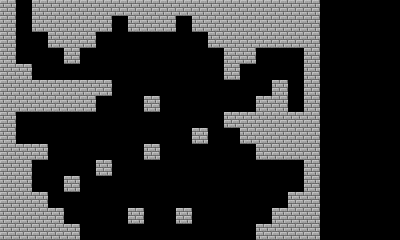

Rendered tile map (Tiled .tmx) drawn with the repository's tilesets; below, a short description and the full map source, tile grids included:
An orthogonal 25x15 tile map with 16x16 px tiles, 1 tile layer (bottom), 1 hidden layer not drawn and 18 objects (4x door, 4x pipe, 2x spikes, 2x fan, 2x laser, ...).

<map version="1.0" orientation="orthogonal" renderorder="right-down" width="25" height="15" tilewidth="16" tileheight="16" nextobjectid="27">
 <tileset firstgid="1" name="base" tilewidth="16" tileheight="16" spacing="1" tilecount="20" columns="20">
  <image source="../../graphics/objects.png" width="340" height="17" />
 </tileset>
 <layer name="top" width="25" height="15" visible="0">
  <properties>
   <property name="height" value="15" />
   <property name="width" value="25" />
  </properties>
  <data encoding="csv">
1,1,1,1,1,1,1,1,1,1,1,1,1,1,1,1,1,1,1,1,1,1,1,1,1,
1,0,0,0,0,0,0,0,0,0,0,0,0,0,0,0,0,0,0,0,0,0,0,0,1,
1,0,0,0,0,0,0,0,0,0,0,0,0,0,0,0,0,0,0,0,0,0,0,0,1,
1,0,0,0,0,0,0,0,0,0,0,0,0,0,0,0,0,0,0,0,0,0,0,0,1,
1,1,1,1,1,1,0,0,0,0,1,1,1,1,1,0,0,0,0,1,1,1,1,1,1,
1,1,1,1,1,1,1,0,0,0,0,1,1,1,0,0,0,0,1,1,1,1,1,1,1,
1,1,1,1,1,1,1,1,0,0,0,0,1,0,0,0,0,1,1,1,1,1,1,1,1,
1,1,1,1,1,1,1,1,1,0,0,0,0,0,0,0,1,1,1,1,1,1,1,1,1,
1,1,1,1,0,0,0,0,0,0,0,0,0,0,0,0,0,0,0,0,0,1,1,1,1,
1,1,1,1,0,0,0,0,0,0,0,0,0,0,0,0,0,0,0,0,0,0,1,1,1,
1,0,1,1,0,0,0,0,0,0,0,0,0,0,0,0,0,0,0,0,0,0,0,1,1,
1,0,0,0,0,0,0,0,0,1,0,1,1,1,0,1,0,0,0,0,0,0,0,0,1,
1,0,0,0,0,0,0,0,1,1,0,0,0,0,0,1,1,0,0,0,0,0,0,0,1,
1,1,1,1,0,0,0,0,1,1,0,0,0,0,0,1,1,0,0,0,0,1,1,1,1,
1,1,1,1,0,0,0,0,1,1,1,1,1,1,0,1,1,0,0,0,0,1,1,1,1
</data>
 </layer>
 <objectgroup name="topObjects" visible="0">
  <object id="1" name="door" x="192" y="48" width="16" height="16">
   <properties>
    <property name="start" value="true" />
   </properties>
  </object>
  <object id="2" name="pipe" x="224" y="224" width="16" height="16">
   <properties>
    <property name="link" value="bottom;288;96;" />
   </properties>
  </object>
  <object id="4" name="spikes" x="64" y="224" width="64" height="16" />
  <object id="5" name="spikes" x="272" y="224" width="64" height="16" />
  <object id="6" name="fan" x="160" y="176" width="16" height="16">
   <properties>
    <property name="maxheight" value="4" />
   </properties>
  </object>
  <object id="7" name="fan" x="224" y="176" width="16" height="16">
   <properties>
    <property name="maxheight" value="4" />
   </properties>
  </object>
  <object id="8" name="laser" x="64" y="16" width="16" height="16">
   <properties>
    <property name="height" value="3" />
   </properties>
  </object>
  <object id="13" name="pipe" x="16" y="160" width="16" height="16">
   <properties>
    <property name="direction" value="down" />
    <property name="link" value="top;16;0;" />
   </properties>
  </object>
  <object id="16" name="box" x="352" y="192" width="16" height="16" />
  <object id="17" name="door" x="32" y="192" width="16" height="16">
   <properties>
    <property name="locked" value="true" />
   </properties>
  </object>
  <object id="18" name="key" x="32" y="32" width="16" height="16" />
  <object id="19" name="door" x="192" y="208" width="16" height="16" />
 </objectgroup>
 <layer name="bottom" width="25" height="15">
  <properties>
   <property name="height" value="15" />
   <property name="width" value="20" />
  </properties>
  <data encoding="csv">
1,0,1,1,1,1,1,1,1,1,1,1,1,1,1,1,1,1,1,1,0,0,0,0,0,
1,0,1,1,1,1,1,0,1,1,1,0,1,1,1,1,1,1,1,1,0,0,0,0,0,
1,0,0,1,1,1,0,0,0,0,0,0,0,1,1,1,1,1,1,1,0,0,0,0,0,
1,0,0,0,1,0,0,0,0,0,0,0,0,0,1,1,0,0,0,1,0,0,0,0,0,
1,1,0,0,0,0,0,0,0,0,0,0,0,0,1,0,0,0,0,1,0,0,0,0,0,
1,1,1,1,1,1,1,0,0,0,0,0,0,0,0,0,0,1,0,1,0,0,0,0,0,
1,1,1,1,1,1,0,0,0,1,0,0,0,0,0,0,1,1,0,1,0,0,0,0,0,
1,0,0,0,0,0,0,0,0,0,0,0,0,0,1,1,1,1,1,1,0,0,0,0,0,
1,0,0,0,0,0,0,0,0,0,0,0,1,0,0,1,1,1,1,1,0,0,0,0,0,
1,1,1,0,0,0,0,0,0,1,0,0,0,0,0,0,1,1,1,1,0,0,0,0,0,
1,1,0,0,0,0,1,0,0,0,0,0,0,0,0,0,0,0,0,1,0,0,0,0,0,
1,1,0,0,1,0,0,0,0,0,0,0,0,0,0,0,0,0,0,1,0,0,0,0,0,
1,1,1,0,0,0,0,0,0,0,0,0,0,0,0,0,0,0,1,1,0,0,0,0,0,
1,1,1,1,0,0,0,0,1,0,0,1,0,0,0,0,0,1,1,1,0,0,0,0,0,
1,1,1,1,1,0,0,0,0,0,0,0,0,0,0,0,1,1,1,1,0,0,0,0,0
</data>
 </layer>
 <objectgroup name="bottomObjects" visible="0">
  <object id="20" name="pipe" x="16" y="0" width="16" height="16">
   <properties>
    <property name="direction" value="down" />
    <property name="link" value="top;16;160;" />
   </properties>
  </object>
  <object id="21" name="pipe" x="288" y="96" width="16" height="16">
   <properties>
    <property name="link" value="top;224;224;" />
   </properties>
  </object>
  <object id="22" name="door" x="272" y="64" width="16" height="16">
   <properties>
    <property name="locked" value="true" />
   </properties>
  </object>
  <object id="23" name="key" x="288" y="176" width="16" height="16" />
  <object id="24" name="laser" x="224" y="80" width="16" height="16">
   <properties>
    <property name="height" value="2" />
   </properties>
  </object>
  <object id="25" name="box" x="16" y="128" width="16" height="16" />
 </objectgroup>
</map>
